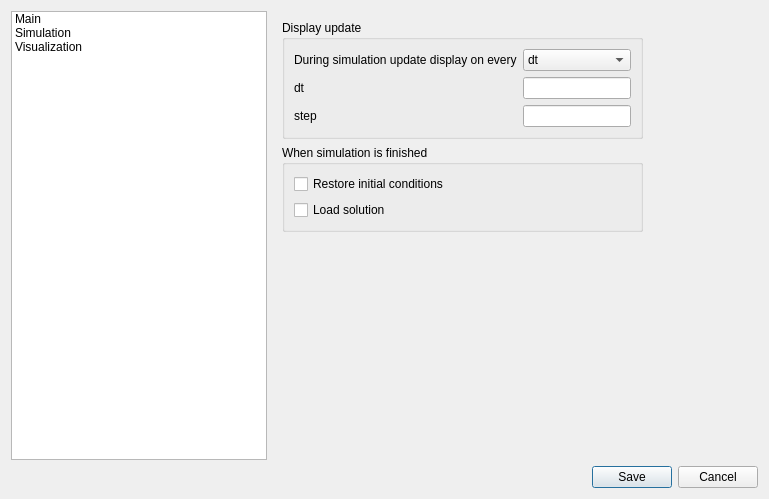
<?xml version="1.0" encoding="UTF-8"?>
<ui version="4.0">
 <class>Form</class>
 <widget class="QWidget" name="Form">
  <property name="geometry">
   <rect>
    <x>0</x>
    <y>0</y>
    <width>769</width>
    <height>499</height>
   </rect>
  </property>
  <property name="sizePolicy">
   <sizepolicy hsizetype="Expanding" vsizetype="Expanding">
    <horstretch>0</horstretch>
    <verstretch>0</verstretch>
   </sizepolicy>
  </property>
  <property name="minimumSize">
   <size>
    <width>769</width>
    <height>499</height>
   </size>
  </property>
  <property name="windowTitle">
   <string>Preferences</string>
  </property>
  <layout class="QGridLayout" name="gridLayout">
   <item row="1" column="0">
    <widget class="QDialogButtonBox" name="buttonBox">
     <property name="standardButtons">
      <set>QDialogButtonBox::Cancel|QDialogButtonBox::Save</set>
     </property>
    </widget>
   </item>
   <item row="0" column="0">
    <layout class="QHBoxLayout" name="horizontalLayout">
     <item>
      <widget class="QListWidget" name="listWidget">
       <property name="sizePolicy">
        <sizepolicy hsizetype="Fixed" vsizetype="Expanding">
         <horstretch>0</horstretch>
         <verstretch>0</verstretch>
        </sizepolicy>
       </property>
       <item>
        <property name="text">
         <string>Main</string>
        </property>
       </item>
       <item>
        <property name="text">
         <string>Simulation</string>
        </property>
       </item>
       <item>
        <property name="text">
         <string>Visualization</string>
        </property>
       </item>
      </widget>
     </item>
     <item>
      <widget class="QStackedWidget" name="stackedWidget">
       <property name="currentIndex">
        <number>1</number>
       </property>
       <widget class="QWidget" name="pageMain">
        <layout class="QGridLayout" name="gridLayout_3">
         <item row="0" column="0">
          <widget class="QGroupBox" name="groupBox">
           <property name="title">
            <string>Main</string>
           </property>
           <layout class="QGridLayout" name="gridLayout_2">
            <item row="0" column="0">
             <widget class="QCheckBox" name="showGCS_checkBox">
              <property name="text">
               <string>Show GCS</string>
              </property>
             </widget>
            </item>
           </layout>
          </widget>
         </item>
         <item row="1" column="0">
          <spacer name="verticalSpacer_2">
           <property name="orientation">
            <enum>Qt::Vertical</enum>
           </property>
           <property name="sizeHint" stdset="0">
            <size>
             <width>20</width>
             <height>40</height>
            </size>
           </property>
          </spacer>
         </item>
        </layout>
       </widget>
       <widget class="QWidget" name="pageSimulation">
        <layout class="QGridLayout" name="gridLayout_6">
         <item row="2" column="0">
          <spacer name="verticalSpacer">
           <property name="orientation">
            <enum>Qt::Vertical</enum>
           </property>
           <property name="sizeHint" stdset="0">
            <size>
             <width>20</width>
             <height>40</height>
            </size>
           </property>
          </spacer>
         </item>
         <item row="1" column="0">
          <widget class="QGroupBox" name="whenSimulationIsFinished_groupBox">
           <property name="title">
            <string>When simulation is finished</string>
           </property>
           <layout class="QGridLayout" name="gridLayout_4">
            <item row="0" column="0">
             <widget class="QCheckBox" name="loadSolutionFileStatus_2">
              <property name="sizePolicy">
               <sizepolicy hsizetype="Expanding" vsizetype="Fixed">
                <horstretch>0</horstretch>
                <verstretch>0</verstretch>
               </sizepolicy>
              </property>
              <property name="minimumSize">
               <size>
                <width>200</width>
                <height>0</height>
               </size>
              </property>
              <property name="text">
               <string>Restore initial conditions</string>
              </property>
             </widget>
            </item>
            <item row="1" column="0">
             <widget class="QCheckBox" name="loadSolutionFileStatus">
              <property name="sizePolicy">
               <sizepolicy hsizetype="Expanding" vsizetype="Fixed">
                <horstretch>0</horstretch>
                <verstretch>0</verstretch>
               </sizepolicy>
              </property>
              <property name="minimumSize">
               <size>
                <width>200</width>
                <height>0</height>
               </size>
              </property>
              <property name="text">
               <string>Load solution</string>
              </property>
             </widget>
            </item>
           </layout>
          </widget>
         </item>
         <item row="1" column="1">
          <spacer name="horizontalSpacer_3">
           <property name="orientation">
            <enum>Qt::Horizontal</enum>
           </property>
           <property name="sizeHint" stdset="0">
            <size>
             <width>40</width>
             <height>20</height>
            </size>
           </property>
          </spacer>
         </item>
         <item row="0" column="0">
          <widget class="QGroupBox" name="displayUpdate_groupBox">
           <property name="title">
            <string>Display update</string>
           </property>
           <layout class="QGridLayout" name="gridLayout_8">
            <item row="3" column="2">
             <widget class="QLineEdit" name="dt_lineEdit"/>
            </item>
            <item row="0" column="0">
             <widget class="QLabel" name="updateDisplay_label">
              <property name="text">
               <string>During simulation update display on every</string>
              </property>
             </widget>
            </item>
            <item row="2" column="2">
             <widget class="QLineEdit" name="steps_lineEdit"/>
            </item>
            <item row="0" column="2">
             <widget class="QComboBox" name="updateDisplay_comboBox">
              <item>
               <property name="text">
                <string>dt</string>
               </property>
              </item>
              <item>
               <property name="text">
                <string>step</string>
               </property>
              </item>
             </widget>
            </item>
            <item row="2" column="0">
             <widget class="QLabel" name="dt_label">
              <property name="text">
               <string>dt</string>
              </property>
             </widget>
            </item>
            <item row="3" column="0">
             <widget class="QLabel" name="steps_label">
              <property name="text">
               <string>step</string>
              </property>
             </widget>
            </item>
           </layout>
          </widget>
         </item>
        </layout>
       </widget>
       <widget class="QWidget" name="pageVisualization">
        <layout class="QGridLayout" name="gridLayout_7">
         <item row="3" column="0">
          <spacer name="verticalSpacer_3">
           <property name="orientation">
            <enum>Qt::Vertical</enum>
           </property>
           <property name="sizeHint" stdset="0">
            <size>
             <width>20</width>
             <height>40</height>
            </size>
           </property>
          </spacer>
         </item>
         <item row="0" column="0">
          <widget class="QLabel" name="label">
           <property name="text">
            <string>Visualization</string>
           </property>
          </widget>
         </item>
         <item row="2" column="0">
          <widget class="QGroupBox" name="infoDisplay_groupBox">
           <property name="title">
            <string>Info display</string>
           </property>
           <layout class="QVBoxLayout" name="verticalLayout">
            <item>
             <widget class="QCheckBox" name="filename_checkBox">
              <property name="text">
               <string>Filename</string>
              </property>
             </widget>
            </item>
            <item>
             <widget class="QCheckBox" name="simulationTime_checkBox">
              <property name="text">
               <string>Simulation time</string>
              </property>
             </widget>
            </item>
            <item>
             <widget class="QCheckBox" name="simulationStepNumber_checkBox">
              <property name="text">
               <string>Step number</string>
              </property>
             </widget>
            </item>
            <item>
             <widget class="QCheckBox" name="timeAndDate_checkBox">
              <property name="text">
               <string>Time and date</string>
              </property>
             </widget>
            </item>
           </layout>
          </widget>
         </item>
         <item row="2" column="1">
          <spacer name="horizontalSpacer_2">
           <property name="orientation">
            <enum>Qt::Horizontal</enum>
           </property>
           <property name="sizeHint" stdset="0">
            <size>
             <width>40</width>
             <height>20</height>
            </size>
           </property>
          </spacer>
         </item>
         <item row="1" column="0" colspan="2">
          <widget class="QGroupBox" name="visualization_groupBox">
           <property name="title">
            <string>Open GL</string>
           </property>
           <layout class="QGridLayout" name="gridLayout_5">
            <item row="0" column="2">
             <widget class="QPushButton" name="editBackgroundColor_pushButton">
              <property name="text">
               <string>Edit</string>
              </property>
             </widget>
            </item>
            <item row="0" column="1">
             <widget class="QLineEdit" name="backgroundColor_lineEdit">
              <property name="inputMethodHints">
               <set>Qt::ImhDigitsOnly|Qt::ImhPreferNumbers</set>
              </property>
             </widget>
            </item>
            <item row="2" column="1">
             <widget class="QLineEdit" name="updateDisplayStep">
              <property name="inputMethodHints">
               <set>Qt::ImhDigitsOnly|Qt::ImhPreferNumbers</set>
              </property>
             </widget>
            </item>
            <item row="0" column="0">
             <widget class="QLabel" name="label_3">
              <property name="text">
               <string>Background color</string>
              </property>
             </widget>
            </item>
            <item row="2" column="0">
             <widget class="QLabel" name="updateDisplayStepLabel">
              <property name="text">
               <string>Update display on i-th stp</string>
              </property>
             </widget>
            </item>
            <item row="2" column="3">
             <spacer name="horizontalSpacer">
              <property name="orientation">
               <enum>Qt::Horizontal</enum>
              </property>
              <property name="sizeHint" stdset="0">
               <size>
                <width>40</width>
                <height>20</height>
               </size>
              </property>
             </spacer>
            </item>
           </layout>
          </widget>
         </item>
        </layout>
       </widget>
      </widget>
     </item>
    </layout>
   </item>
  </layout>
 </widget>
 <resources/>
 <connections/>
</ui>
